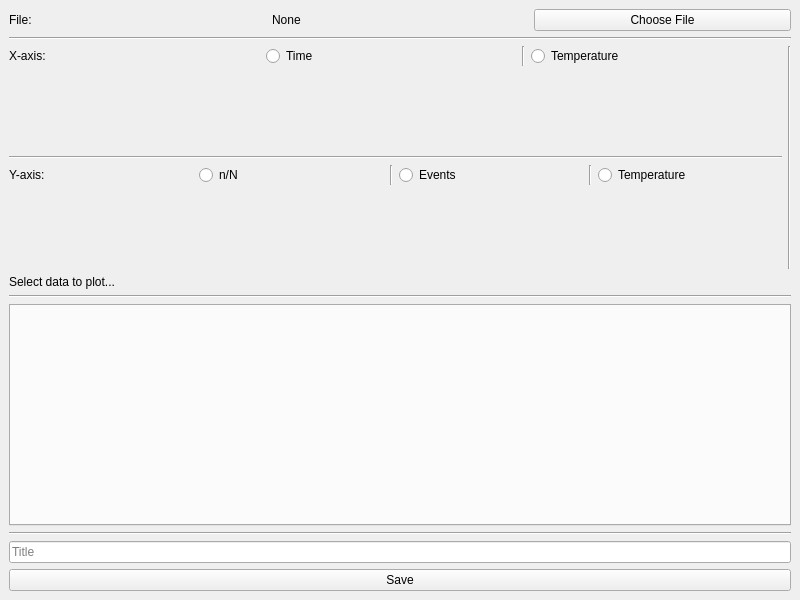
<?xml version="1.0" encoding="UTF-8"?>
<ui version="4.0">
 <class>MainWindow</class>
 <widget class="QMainWindow" name="MainWindow">
  <property name="geometry">
   <rect>
    <x>0</x>
    <y>0</y>
    <width>800</width>
    <height>600</height>
   </rect>
  </property>
  <property name="windowTitle">
   <string>MainWindow</string>
  </property>
  <widget class="QWidget" name="centralwidget">
   <layout class="QVBoxLayout" name="verticalLayout">
    <item>
     <layout class="QHBoxLayout" name="FileChooser">
      <item>
       <widget class="QLabel" name="Filelabel">
        <property name="text">
         <string>File:</string>
        </property>
       </widget>
      </item>
      <item>
       <widget class="QLabel" name="FileName">
        <property name="text">
         <string>None</string>
        </property>
       </widget>
      </item>
      <item>
       <widget class="QPushButton" name="FileChoosebutton">
        <property name="text">
         <string>Choose File</string>
        </property>
       </widget>
      </item>
     </layout>
    </item>
    <item>
     <widget class="Line" name="line">
      <property name="orientation">
       <enum>Qt::Orientation::Horizontal</enum>
      </property>
     </widget>
    </item>
    <item>
     <layout class="QHBoxLayout" name="TopSection">
      <item>
       <layout class="QVBoxLayout" name="AxisSelector">
        <item>
         <layout class="QHBoxLayout" name="xaxis_chooser">
          <item>
           <widget class="QLabel" name="Xlabel">
            <property name="text">
             <string>X-axis:</string>
            </property>
           </widget>
          </item>
          <item>
           <widget class="QRadioButton" name="XTime">
            <property name="text">
             <string>Time</string>
            </property>
           </widget>
          </item>
          <item>
           <widget class="Line" name="line_6">
            <property name="orientation">
             <enum>Qt::Orientation::Vertical</enum>
            </property>
           </widget>
          </item>
          <item>
           <widget class="QRadioButton" name="Xtemp">
            <property name="text">
             <string>Temperature</string>
            </property>
           </widget>
          </item>
         </layout>
        </item>
        <item>
         <widget class="QStackedWidget" name="xaxis_button_stackedWidget"/>
        </item>
        <item>
         <widget class="Line" name="line_2">
          <property name="orientation">
           <enum>Qt::Orientation::Horizontal</enum>
          </property>
         </widget>
        </item>
        <item>
         <layout class="QHBoxLayout" name="yaxis_chooser">
          <item>
           <widget class="QLabel" name="Ylabel">
            <property name="text">
             <string>Y-axis:</string>
            </property>
           </widget>
          </item>
          <item>
           <widget class="QRadioButton" name="Yfill">
            <property name="text">
             <string>n/N</string>
            </property>
           </widget>
          </item>
          <item>
           <widget class="Line" name="line_7">
            <property name="orientation">
             <enum>Qt::Orientation::Vertical</enum>
            </property>
           </widget>
          </item>
          <item>
           <widget class="QRadioButton" name="Yevents">
            <property name="text">
             <string>Events</string>
            </property>
           </widget>
          </item>
          <item>
           <widget class="Line" name="line_8">
            <property name="orientation">
             <enum>Qt::Orientation::Vertical</enum>
            </property>
           </widget>
          </item>
          <item>
           <widget class="QRadioButton" name="Ytemp">
            <property name="text">
             <string>Temperature</string>
            </property>
           </widget>
          </item>
         </layout>
        </item>
        <item>
         <widget class="QStackedWidget" name="yaxis_button_stackedWidget"/>
        </item>
       </layout>
      </item>
      <item>
       <widget class="Line" name="line_5">
        <property name="orientation">
         <enum>Qt::Orientation::Vertical</enum>
        </property>
       </widget>
      </item>
     </layout>
    </item>
    <item>
     <widget class="QLabel" name="label">
      <property name="text">
       <string>Select data to plot...</string>
      </property>
     </widget>
    </item>
    <item>
     <widget class="Line" name="line_3">
      <property name="orientation">
       <enum>Qt::Orientation::Horizontal</enum>
      </property>
     </widget>
    </item>
    <item>
     <widget class="QTabWidget" name="LinePlotter">
      <property name="currentIndex">
       <number>-1</number>
      </property>
     </widget>
    </item>
    <item>
     <widget class="Line" name="line_4">
      <property name="orientation">
       <enum>Qt::Orientation::Horizontal</enum>
      </property>
     </widget>
    </item>
    <item>
     <widget class="QLineEdit" name="TitleInput">
      <property name="placeholderText">
       <string>Title </string>
      </property>
     </widget>
    </item>
    <item>
     <widget class="QPushButton" name="saveButton">
      <property name="text">
       <string>Save</string>
      </property>
     </widget>
    </item>
   </layout>
  </widget>
  <widget class="QMenuBar" name="menubar">
   <property name="geometry">
    <rect>
     <x>0</x>
     <y>0</y>
     <width>800</width>
     <height>33</height>
    </rect>
   </property>
  </widget>
 </widget>
 <resources/>
 <connections/>
</ui>
